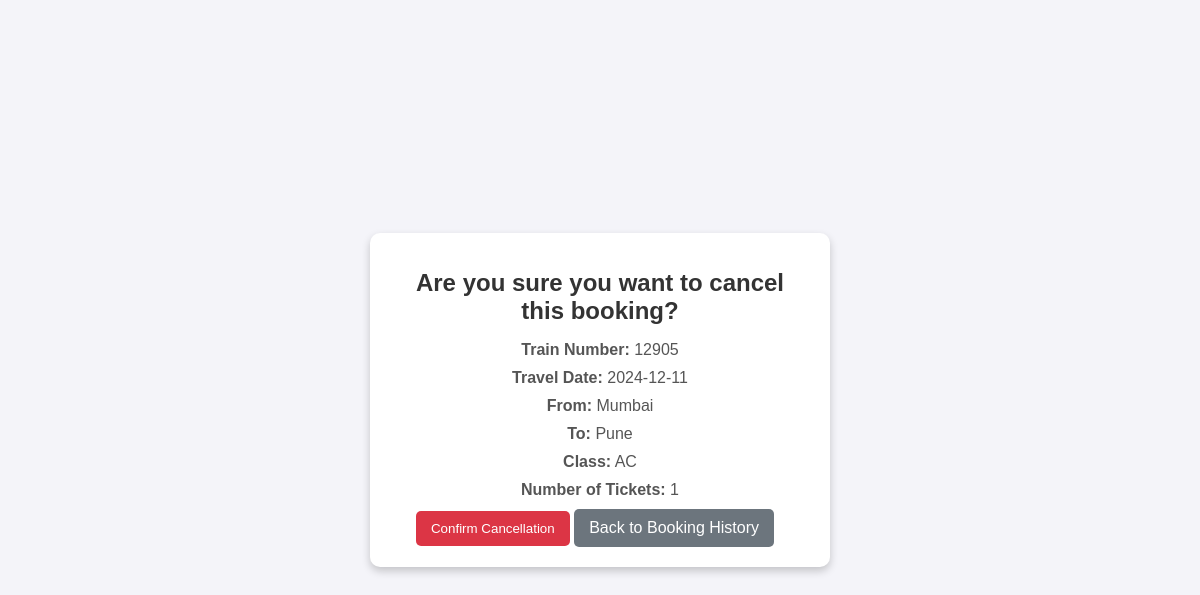
Page /cancel/17/ (signed in) on the committed database.
### railway/models.py (models this page shows, shortened)
class Booking(models.Model):
    train = models.ForeignKey(Train, on_delete=models.CASCADE)  # Removed default
    user = models.ForeignKey(User, on_delete=models.CASCADE, null=True)
    reference_number = models.CharField(max_length=50, default=generate_reference_number, unique=True)
    booking_date = models.DateTimeField(auto_now_add=True)
    train_number = models.CharField(max_length=10)
    train_name = models.CharField(max_length=100)
    source = models.CharField(max_length=100)
    destination = models.CharField(max_length=100)
    departure_time = models.DateTimeField(null=True, blank=True)
    arrival_time = models.DateTimeField(null=True, blank=True)
    travel_class = models.CharField(max_length=6, choices=[('AC', 'AC'), ('Non-AC', 'Non-AC')])
    seat_number = models.CharField(max_length=10, blank=True, null=True)
    number_of_tickets = models.PositiveIntegerField(default=1)
    base_fare = models.DecimalField(max_digits=10, decimal_places=2)
    service_tax = models.DecimalField(max_digits=10, decimal_places=2)
    total_fare = models.DecimalField(max_digits=10, decimal_places=2)
    payment_amount = models.DecimalField(max_digits=10, decimal_places=2, default=0.0)
    payment_method = models.CharField(max_length=20, blank=True, null=True)
    transaction_id = models.CharField(max_length=20, blank=True, null=True)
    payment_status = models.CharField(max_length=20, choices=[('Pending', 'Pending'), ('Paid', 'Paid')], default='Pending')
    email = models.EmailField()
    passenger_name = models.CharField(max_length=100)
    passenger_age = models.IntegerField(null=True)
    passenger_gender = models.CharField(max_length=10)
    passenger_type = models.CharField(max_length=50)
    contact_number = models.CharField(max_length=15)
    STATUS_CHOICES = [('Active', 'Active'), ('Cancelled', 'Cancelled')]
    status = models.CharField(max_length=10, choices=STATUS_CHOICES, default='Active')
    class Meta:
        db_table = 'booking_booking'

### railway/views.py (the view)
# urls.py: path('cancel/<int:booking_id>/', views.cancel_booking, name='cancel_booking'),
@login_required
def cancel_booking(request, booking_id):
    print(f"Booking ID: {booking_id}")
    print(f"Logged-in User: {request.user} (ID: {request.user.id})")
    booking = get_object_or_404(Booking, id=booking_id, user=request.user)
    if request.method == 'POST':
        booking.status = 'Cancelled'
        booking.save()
        return redirect('booking_history')
    return render(request, 'booking/confirm_cancel.html', {'booking': booking})

### railway/templates/booking/confirm_cancel.html (shortened to what this page needs)
<!DOCTYPE html>
<html lang="en">
<head>
</head>
<body>
    <div class="container">
        <h1>Are you sure you want to cancel this booking?</h1>
        <p><strong>Train Number:</strong> {{ booking.train_number }}</p>
        <p><strong>Travel Date:</strong> {{ booking.booking_date|date:"Y-m-d" }}</p>
        <p><strong>From:</strong> {{ booking.source }}</p>
        <p><strong>To:</strong> {{ booking.destination }}</p>
        <p><strong>Class:</strong> {{ booking.travel_class }}</p>
        <p><strong>Number of Tickets:</strong> {{ booking.number_of_tickets }}</p>
        <form method="post">
            <button type="submit">Confirm Cancellation</button>
            <a href="{% url 'booking_history' %}">Back to Booking History</a>
        </form>
    </div>
</body>
</html>

### railway/templates/booking/confirm_cancel.html (style rules this page uses)
body { font-family: Arial, sans-serif; background-color: #f4f4f9; margin: 0; padding: 0; display: flex; justify-content: center; align-items: center; height: 100vh; }
.container { background-color: #ffffff; border-radius: 10px; box-shadow: 0 4px 8px rgba(0, 0, 0, 0.2); padding: 20px 30px; width: 400px; text-align: center; }
h1 { font-size: 1.5em; color: #333333; }
p { font-size: 1em; color: #555555; margin: 10px 0; }
a { text-decoration: none; color: #ffffff; background-color: #6c757d; padding: 10px 15px; border-radius: 5px; margin-right: 10px; display: inline-block; }
button { background-color: #dc3545; color: #ffffff; border: none; padding: 10px 15px; border-radius: 5px; cursor: pointer; }

### rows in the picture
Booking: train_number "12905", booking_date "2024-12-11", source "Mumbai", destination "Pune", travel_class "AC", number_of_tickets "1"
